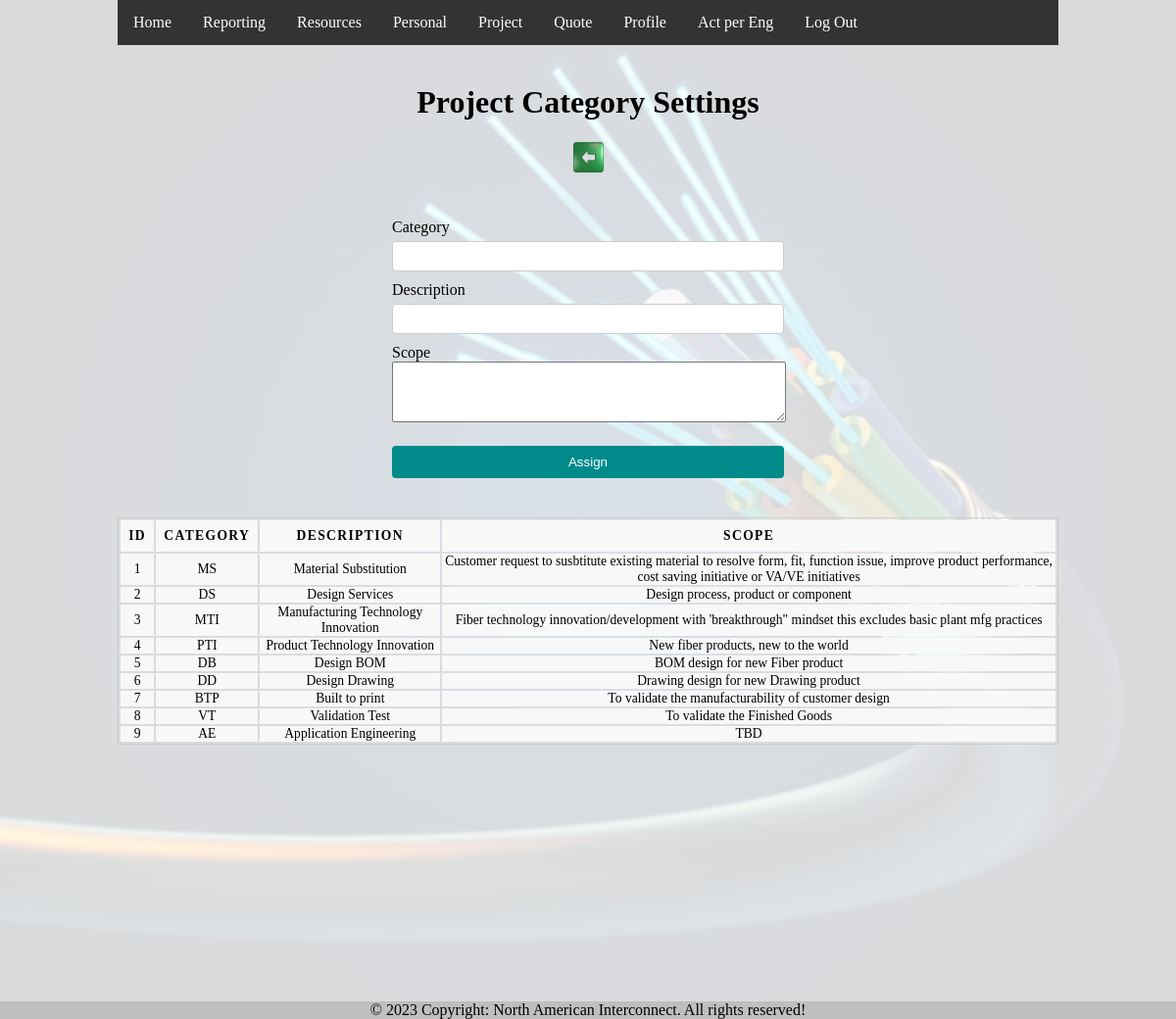
Screenshot of /proyecto_categoria.php (signed in) with the database file from the repository.
### tables this page shows
CREATE TABLE `proyecto_categoria` (
  `idProyectoCategoria` int(11) NOT NULL,
  `categoria` varchar(30) NOT NULL,
  `descripcion` varchar(50) NOT NULL,
  `scope` text NOT NULL,
  `fechaCrea` datetime NOT NULL DEFAULT current_timestamp()
);

### proyecto_categoria.php (the view, shortened to what this page needs)
<?php
  include "inc/conexion.php";
  include "inc/header.php";
?>
<!DOCTYPE html>
  <div class="flex-container">
    <h1>Project Category Settings</h1>
    <a href='tipo_proyecto.php'>
        <div class='icon-container' style="margin: 20px 0px;">
            <div class='back-icon-green'></div>
        </div>
    </a>
    <form id="form_tipoProyecto" action="proyecto_categoria_registro.php" method="post">
        <div class="input-field">
          <label for="nombreCategoria">Category</label>
          <input name="nombreCategoria" type="text" id="nombreCategoria" required>
        </div>
        <div class="input-field">
          <label for="descripcion">Description</label>
          <input name="descripcion" type="text" id="descripcion" required>
        </div>
        <div class="input-field">
          <label for="scope">Scope</label>
          <textarea id="scope" style="width: 100%;" name="scope" rows="4" cols="50" required></textarea>
        </div>
        <input type="submit" value="Assign">
    </form>
  </div>
  <div class="flex-container">
    <table>
      <thead>
        <tr>
          <th>ID</th>
          <th>Category</th>
          <th>Description</th>
          <th>Scope</th>
        </tr>
      </thead>
  <?php
      $stmt = $dbh->prepare("SELECT idProyectoCategoria, categoria, descripcion, scope
                              FROM proyecto_categoria");
      $stmt->execute();
      while ($resultado = $stmt->fetch()) {
          echo "<tr>";
          echo "<td>". $resultado->idProyectoCategoria . "</td>";
          echo "<td>". $resultado->categoria . "</td>";
          echo "<td>". $resultado->descripcion . "</td>";
          echo "<td>". $resultado->scope . "</td>";
          echo "</tr>";
      }
  ?>
    </table>
  </div>

### css/style1.css (style rules this page uses)
* { margin: 0; padding: 0; }
html { height: 100%; }
body { background-image: url("/images/fiberBG.jpg"); background-color: rgba(255,255,255,0.85); background-blend-mode: lighten; background-position: center; background-size: cover; display: flex; flex-direction: column; height: 100%; margin: 0; margin-left: 10%; margin-right: 10%; height: auto; padding-bottom: 200px; }
.flex-container { margin-top: 40px; display: flex; flex-wrap: wrap; flex-direction: column; align-items: center; }
.icon-container { width: auto; display: flex; justify-content: center; }
.icon-container div { height: 35px; width: 35px; }
a { text-decoration: none; }
form { margin-top: 20px; width: 25em; }
.input-field { margin-top: 5px; text-align: left; }
input[type=text], input[type=email], input[type=password], input[type=number], input[type=date], select { width: 100%; padding: 7px 12px; margin-top: 5px; margin-bottom: 5px; display: inline-block; border: 1px solid #ccc; border-radius: 4px; box-sizing: border-box; }
input[type=submit], input[type=button] { width: 100%; align-content: center; background-color: DarkCyan; color: white; padding: 9px 20px; margin-top: 20px; border: none; border-radius: 4px; cursor: pointer; }
table { border: 1px solid #ccc; margin: 0; padding: 0; width: 100%; }
table tr { background-color: #f8f8f8; border: 1px solid #ddd; }
table th, table td { font-size: .85em; text-align: center; }
table th { padding: .600em; font-size: .85em; letter-spacing: .1em; text-transform: uppercase; }
footer { position: fixed; left: 0; bottom: 0; width: 100%; background-color: #efefef; text-align: center; }
.back-icon-green { background-image: url('/images/icons/back-icon-green.png'); background-size: cover; }

### rows the page displays
proyecto_categoria: idProyectoCategoria "1", categoria "MS", descripcion "Material Substitution", scope "Customer request to susbtitute existing material to resolve form, fit, function issue, improve product performance, cost saving initiative or VA/VE initiatives"
proyecto_categoria: idProyectoCategoria "2", categoria "DS", descripcion "Design Services", scope "Design process, product or component"
proyecto_categoria: idProyectoCategoria "3", categoria "MTI", descripcion "Manufacturing Technology Innovation", scope "Fiber technology innovation/development with 'breakthrough\" mindset this excludes basic plant mfg practices"
proyecto_categoria: idProyectoCategoria "4", categoria "PTI", descripcion "Product Technology Innovation", scope "New fiber products, new to the world"
proyecto_categoria: idProyectoCategoria "5", categoria "DB", descripcion "Design BOM", scope "BOM design for new Fiber product"
proyecto_categoria: idProyectoCategoria "6", categoria "DD", descripcion "Design Drawing", scope "Drawing design for new Drawing product"
proyecto_categoria: idProyectoCategoria "7", categoria "BTP", descripcion "Built to print", scope "To validate the manufacturability of customer design"
proyecto_categoria: idProyectoCategoria "8", categoria "VT", descripcion "Validation Test", scope "To validate the Finished Goods"
proyecto_categoria: idProyectoCategoria "9", categoria "AE", descripcion "Application Engineering", scope "TBD"
